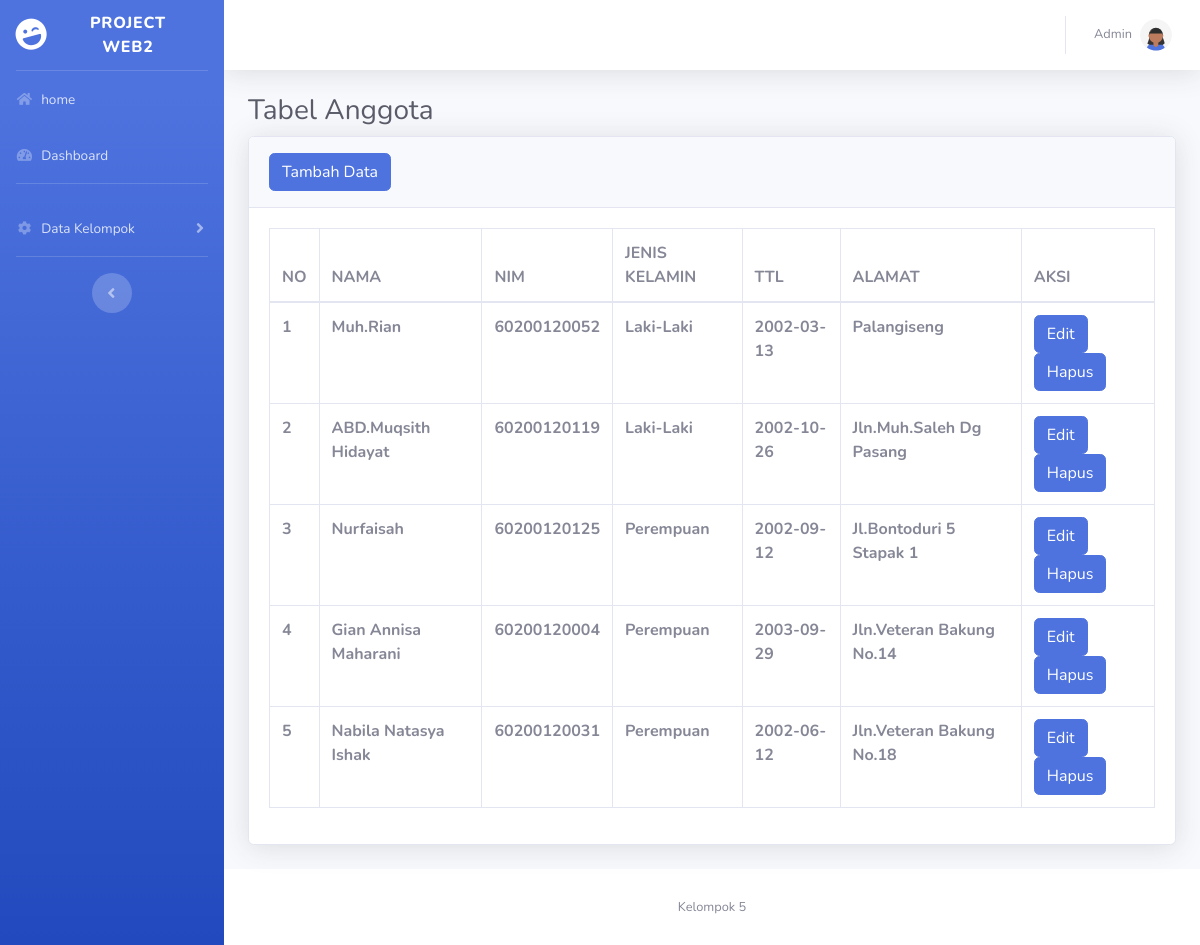
Page /Kelompok5/anggota.php on the committed database.
### tables this page shows
CREATE TABLE `anggota` (
  `id` int(15) NOT NULL,
  `nama` varchar(20) NOT NULL,
  `nim` varchar(11) NOT NULL,
  `jk` enum('Perempuan','Laki-Laki','','') NOT NULL,
  `ttl` date NOT NULL,
  `alamat` text NOT NULL
);

### Kelompok5/anggota.php (the view, shortened to what this page needs)
<!DOCTYPE html>
<html lang="en">
<head>
    <link href="vendor/fontawesome-free/css/all.min.css" rel="stylesheet" type="text/css">
    <link href="css/sb-admin-2.min.css" rel="stylesheet">
</head>
<body id="page-top">
    <div id="wrapper">
        <ul class="navbar-nav bg-gradient-primary sidebar sidebar-dark accordion" id="accordionSidebar">
            <a class="sidebar-brand d-flex align-items-center justify-content-center" href="index.html">
                <div class="sidebar-brand-icon rotate-n-15">
                    <i class="fas fa-laugh-wink"></i>
                </div>
                <div class="sidebar-brand-text mx-3">Project Web2 </div>
            </a>
            <hr class="sidebar-divider my-0">
            <li class="nav-item">
                <a class="nav-link " href="data_anggota.php">
                <i class=" fas fa-fw fa-home"></i>
                <span>home</span>
                </a>
            </li>
            <li class="nav-item">
                <a class="nav-link" href="index.php">
                    <i class="fas fa-fw fa-tachometer-alt"></i>
                    <span>Dashboard</span></a>
            </li>
            <hr class="sidebar-divider">
            <li class="nav-item">
                <a class="nav-link collapsed" href="#" data-toggle="collapse" data-target="#collapseTwo"
                    aria-expanded="true" aria-controls="collapseTwo">
                    <i class="fas fa-fw fa-cog"></i>
                    <span>Data Kelompok</span>
                </a>
            </li>
            <hr class="sidebar-divider d-none d-md-block">
            <div class="text-center d-none d-md-inline">
                <button class="rounded-circle border-0" id="sidebarToggle"></button>
            </div>
        </ul>
        <div id="content-wrapper" class="d-flex flex-column">
            <div id="content">
                <nav class="navbar navbar-expand navbar-light bg-white topbar mb-4 static-top shadow">
                    <ul class="navbar-nav ml-auto">
                        <li class="nav-item dropdown no-arrow">
                            <a class="nav-link dropdown-toggle" href="#" id="userDropdown" role="button"
                                data-toggle="dropdown" aria-haspopup="true" aria-expanded="false">
                                <span class="mr-2 d-none d-lg-inline text-gray-600 small">Admin</span>
                                <img class="img-profile rounded-circle"
                                    src="img/undraw_profile_1.svg">
                            </a>
                        </li>
                    </ul>
                </nav>
                <div class="container-fluid">
                     <h1 class="h3 mb-2 text-gray-800">Tabel Anggota</h1>
                    <div class="card shadow mb-4">
                        <div class="card-header py-3">
                            <a href="tambah.php" class="btn btn-primary">Tambah Data</a>
                        </div>
                        <div class="card-body">
                            <div class="table-responsive">
                                <table class="table table-bordered" id="dataTable" width="100%" cellspacing="0">
                                    <thead>
                                        <tr>
                                            <th>NO</th>
                                            <th>NAMA</th>
                                            <th>NIM</th>
                                            <th>JENIS KELAMIN</th>
                                            <th>TTL</th>
                                            <th>ALAMAT</th>
                                            <th>AKSI</th>
                                        </tr>
                                    </thead>
                                    <?php
                                    include 'koneksi.php';
                                    $no = 1;
                                    $data = mysqli_query($connect, "SELECT * FROM anggota");
                                    while($d = mysqli_fetch_array($data)){
                                    ?>
                                        <tr>
                                            <th><?php echo $no++; ?></th>
                                            <th><?php echo $d['nama']; ?></th>
                                            <th><?php echo $d['nim']; ?></th>
                                            <th><?php echo $d['jk']; ?></th>
                                            <th><?php echo $d['ttl']; ?></th>
                                            <th><?php echo $d['alamat']; ?></th>
                                            <th>
                                            <a href="edit.php?id=<?= $d['id']?>"><button type="button" class="btn btn-primary">Edit</button></a>
                                            <a href="hapus.php?id=<?= $d['id']?>"><button type="button" class="btn btn-primary">Hapus</button></a>
                                            </th>
                                        </tr>
                                        <?php
                                          }
                                        ?>
                                </table>
                            </div>
                        </div>
                    </div>
                </div>
            </div>
            <footer class="sticky-footer bg-white">
                <div class="container my-auto">
                    <div class="copyright text-center my-auto">
                        <span>Kelompok 5</span>
                    </div>
                </div>
            </footer>
        </div>
    </div>
</body>
</html>

### rows in the picture
anggota: nama "Muh.Rian", nim "60200120052", jk "Laki-Laki", ttl "2002-03-13", alamat "Palangiseng"
anggota: nama "ABD.Muqsith Hidayat", nim "60200120119", jk "Laki-Laki", ttl "2002-10-26", alamat "Jln.Muh.Saleh Dg Pasang"
anggota: nama "Nurfaisah", nim "60200120125", jk "Perempuan", ttl "2002-09-12", alamat "Jl.Bontoduri 5 Stapak 1"
anggota: nama "Gian Annisa Maharani", nim "60200120004", jk "Perempuan", ttl "2003-09-29", alamat "Jln.Veteran Bakung No.14"
anggota: nama "Nabila Natasya Ishak", nim "60200120031", jk "Perempuan", ttl "2002-06-12", alamat "Jln.Veteran Bakung No.18"
